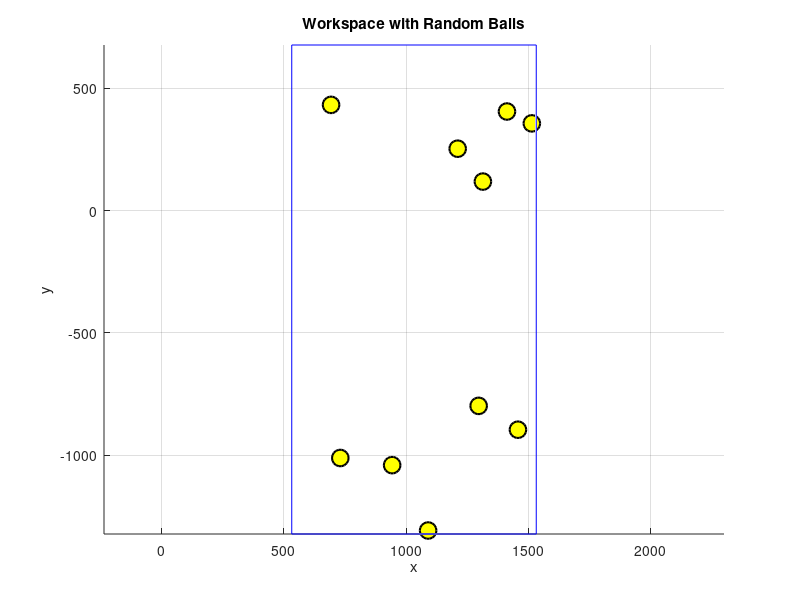

MATLAB code for this plot: (Note: this script raises an error after producing the figure.)
close all;
clear;
global th1 th2 th3 d4 th5 th6 th7 garbage_points all_coordinates current_index corner_points corner_index rand_points captured_joint_angles;

% ================== 初始化全局变量 ==================
th1=0;
th2=90;
th3=0;
d4=0;
th5=0;
th6=0;
th7=-90;
current_index = 1;
all_coordinates = zeros(3, 100000);
corner_points = [1532, 532, 532, 1532, 1532, 532, 532, 1532;
                 677, 677, -1323, -1323, 677, 677, -1323, -1323;
                 2139, 2139, 2139, 2139, 139, 139, 139, 139];
corner_index = 1;
rand_points = [];   
captured_joint_angles = [];  
garbage_points = [300, 400, 400];

% ================== 清空数据文件 ==================
fclose(fopen('障碍物.txt', 'w'));
fclose(fopen('收敛角度.txt', 'w'));

% ================== 工作空间生成函数 ==================
function generate_workspace(corner_points)
    global rand_points;
    x_lim = [min(corner_points(1,:)), max(corner_points(1,:))];
    y_lim = [min(corner_points(2,:)), max(corner_points(2,:))];
    z_lim = [min(corner_points(3,:)), max(corner_points(3,:))];
    
    num_balls = 10;
    rand_points = [
        x_lim(1) + (x_lim(2)-x_lim(1))*rand(1,num_balls);
        y_lim(1) + (y_lim(2)-y_lim(1))*rand(1,num_balls);
        z_lim(1) + (z_lim(2)-z_lim(1))*rand(1,num_balls)
    ];
    
    figure(1); 
    hold on;
    plot3(corner_points(1,[1:4 1]), corner_points(2,[1:4 1]), corner_points(3,[1:4 1]), 'b-'); 
    plot3(corner_points(1,[5:8 5]), corner_points(2,[5:8 5]), corner_points(3,[5:8 5]), 'b-');
    for i = 1:4
        plot3([corner_points(1,i), corner_points(1,i+4)],...
              [corner_points(2,i), corner_points(2,i+4)],...
              [corner_points(3,i), corner_points(3,i+4)], 'b-');
    end
    plot3(rand_points(1,:), rand_points(2,:), rand_points(3,:),...
         'oy', 'MarkerSize', 12, 'MarkerFaceColor', 'y', 'MarkerEdgeColor', 'k', 'LineWidth', 1.5);
    axis equal; grid on;
    xlabel('x'); ylabel('y'); zlabel('z');
    title('Workspace with Random Balls');
end

% ================== 运动控制函数 ==================
function [all_xyz2, t] = MOVE_vector(times, print, len_x, len_y, len_z, colour)
    global th1 th2 th3 d4 th5 th6 th7 all_coordinates current_index rand_points corner_points;
    if nargin < 6, colour = 'b'; end
    
    step_x = len_x/times;
    step_y = len_y/times;
    step_z = len_z/times;
    t = 1:times;
    all_xyz = zeros(3, times);
    
    for i = 1:times
        cla(gca);  
        if print
            plot3(all_coordinates(1,:), all_coordinates(2,:), all_coordinates(3,:),...
                 [colour '.'], 'MarkerSize', 5);
            plot3(corner_points(1,[1:4 1]), corner_points(2,[1:4 1]), corner_points(3,[1:4 1]), 'b-'); 
            plot3(corner_points(1,[5:8 5]), corner_points(2,[5:8 5]), corner_points(3,[5:8 5]), 'b-');
            for j = 1:4
                plot3([corner_points(1,j), corner_points(1,j+4)],...
                      [corner_points(2,j), corner_points(2,j+4)],...
                      [corner_points(3,j), corner_points(3,j+4)], 'b-');
            end
            plot3(rand_points(1,:), rand_points(2,:), rand_points(3,:),...
                 'oy', 'MarkerSize', 12, 'MarkerFaceColor', 'y', 'MarkerEdgeColor', 'k', 'LineWidth', 1.5);
        end
        
        xyz = DHfk7Dof_Lnya2(th1, th2, th3, d4, th5, th6, th7, 0);
        all_xyz(:, i) = xyz;

        if print
            all_coordinates(:, current_index:current_index+times-1) = all_xyz;
        end

        J = Jacobian7DoF_Ln(th1, th2, th3, d4, th5, th6, th7); 
        dD = [step_x, step_y, step_z, 0, 0, 0]';
        dth = pinv(J) * dD;
        
        th1 = th1 + dth(1) * 180/pi;
        th2 = th2 + dth(2) * 180/pi;
        th3 = th3 + dth(3) * 180/pi;
        d4  = d4  + dth(4) * 180/pi;
        th5 = th5 + dth(5) * 180/pi;
        th6 = th6 + dth(6) * 180/pi;
        th7 = th7 + dth(7) * 180/pi;
        drawnow limitrate;
    end
    
    if(print)
        fprintf('x= %f, y= %f, z= %f\n', xyz(1), xyz(2), xyz(3));
        current_index = current_index + times;
    end
    all_xyz2 = all_xyz;
end

% ================== 目标移动函数 ==================
function move_to_target(target_x, target_y, target_z)
    global th1 th2 th3 d4 th5 th6 th7 rand_points captured_joint_angles corner_points;
    
    current_xyz = DHfk7Dof_Lnya2(th1, th2, th3, d4, th5, th6, th7, 0);
    dx = target_x - current_xyz(1);
    dy = target_y - current_xyz(2);
    dz = target_z - current_xyz(3);
    
    MOVE_vector(10, true, dx, dy, dz, 'g');
    final_xyz = DHfk7Dof_Lnya2(th1, th2, th3, d4, th5, th6, th7, 0);
    
    % 保存误差数据
    fprintf('\n目标点: (%.1f, %.1f, %.1f)\n实际到达: (%.1f, %.1f, %.1f)\n误差: %.2fmm\n',...
            target_x, target_y, target_z, final_xyz(1), final_xyz(2), final_xyz(3),...
            norm(final_xyz - [target_x; target_y; target_z]));
    
    collision_threshold = 20;
    distances = sqrt( (rand_points(1,:) - final_xyz(1)).^2 + ...
                      (rand_points(2,:) - final_xyz(2)).^2 + ...
                      (rand_points(3,:) - final_xyz(3)).^2 );
    collided_idx = find(distances < collision_threshold);
    
    if ~isempty(collided_idx)
        % 保存关节角度和坐标数据
        fprintf('抓到小球\n');
        fprintf('当前关节角度: th1=%.2f, th2=%.2f, th3=%.2f, d4=%.2f, th5=%.2f, th6=%.2f, th7=%.2f\n',...
                th1, th2, th3, d4, th5, th6, th7);
        
        % 保存到文件
        dlmwrite('障碍物.txt', final_xyz', '-append', 'delimiter', ' ', 'precision', '%.1f');
        dlmwrite('收敛角度.txt', [th1, th2, th3, d4, th5, th6, th7], '-append', 'delimiter', ' ', 'precision', '%.2f');
        
        % 更新工作空间
        rand_points(:, collided_idx(1)) = [];
        cla(gca);
        plot3(corner_points(1,[1:4 1]), corner_points(2,[1:4 1]), corner_points(3,[1:4 1]), 'b-'); 
        plot3(corner_points(1,[5:8 5]), corner_points(2,[5:8 5]), corner_points(3,[5:8 5]), 'b-');
        for i = 1:4
            plot3([corner_points(1,i), corner_points(1,i+4)],...
                  [corner_points(2,i), corner_points(2,i+4)],...
                  [corner_points(3,i), corner_points(3,i+4)], 'b-');
        end
        hold on;
        plot3(rand_points(1,:), rand_points(2,:), rand_points(3,:),...
              'oy', 'MarkerSize', 12, 'MarkerFaceColor', 'y', 'MarkerEdgeColor', 'k', 'LineWidth', 1.5);
        hold off;
    end
end

% ================== 距离排序函数 ==================
function sort_rand_points_by_distance()
    global rand_points garbage_points;
    distances = sqrt(...
        (rand_points(1,:) - garbage_points(1)).^2 + ...
        (rand_points(2,:) - garbage_points(2)).^2 + ...
        (rand_points(3,:) - garbage_points(3)).^2 ...
    );
    [~, sorted_indices] = sort(distances);
    rand_points = rand_points(:, sorted_indices);
    
    fprintf('\n======= 按距离排序后的小球坐标 =======\n');
    for i = 1:size(rand_points,2)
        fprintf('小球%d: 距离=%.2fmm, 坐标=(%.1f, %.1f, %.1f)\n',...
                i, distances(sorted_indices(i)),...
                rand_points(1,i), rand_points(2,i), rand_points(3,i));
    end
end

% ================== 主程序 ==================
generate_workspace(corner_points);
sort_rand_points_by_distance();

while ~isempty(rand_points)
    move_to_target(rand_points(1,1), rand_points(2,1), rand_points(3,1));
end